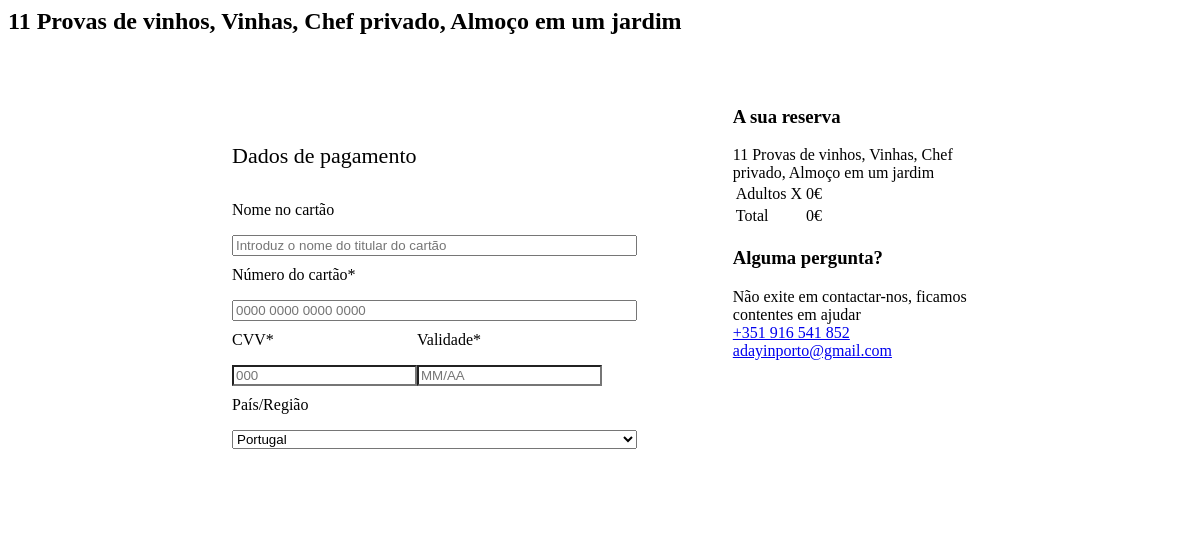
Page /tours/checkout/payment.php?id=2 on the committed database.
### tables this page shows
CREATE TABLE IF NOT EXISTS `tour` (
  `id` int(11) NOT NULL AUTO_INCREMENT,
  `language` int(11) NOT NULL,
  `name` varchar(200) DEFAULT NULL,
  `price_unit` int(11) DEFAULT NULL,
  `departure` varchar(50) DEFAULT NULL,
  `duration` int(11) DEFAULT NULL,
  `ending` time DEFAULT NULL,
  `tour_limit` int(11) DEFAULT NULL,
  `description` text DEFAULT NULL,
  `image` varchar(50) DEFAULT NULL,
  `tour_language` varchar(50) DEFAULT NULL,
  `group_type` varchar(50) DEFAULT NULL,
  PRIMARY KEY (`id`,`language`) USING BTREE,
  KEY `FK_tour_language` (`language`),
  CONSTRAINT `FK_tour_language` FOREIGN KEY (`language`) REFERENCES `language` (`id`) ON DELETE NO ACTION ON UPDATE NO ACTION
);

### tours/checkout/payment.php (the view, shortened to what this page needs)
<?php
if ($_SERVER["REQUEST_METHOD"] == "GET") {
    $id = $_GET['id'];
    $adults = $_GET['adults'];
    $children = $_GET['children'];
} else {
    echo "Erro, pedido inválido";
    exit();
}
$sql = "SELECT * FROM tour WHERE id = '$id' ";
$result = mysqli_query($conn, $sql);
$row = mysqli_fetch_assoc($result);
$totalAdults = $row['price_unit'] * $adults;
$totalChildren = $row['price_unit'] / 2 * $children;
$total = $totalAdults + $totalChildren;
?>
<section class="tour-header">
    <div class="tour-text-box">
        <h1> <?= $row['name'] ?></h1>
    </div>
</section>
<section class="payment-section">
    <div class="payment">
        <div class="payment-title">
            Dados de pagamento
        </div>
        <form method="POST" action="./?p=24">
            <div class="payment-form">
                <div class="card-holder">
                    <p>Nome no cartão</p>
                    <input class="card-holder" type="text" placeholder="Introduz o nome do titular do cartão" name="name">
                </div>
                <div class="card-number">
                    <p>Número do cartão*</p>
                    <input class="card-number" type="text" id="card-number-input" placeholder="0000 0000 0000 0000" name="cardNumber" required>
                </div>
                <div class="validity-cvv">
                    <div>
                        <p>CVV*</p>
                        <input class="card-cvv" type="text" id="cvv-input" placeholder="000" name="cvv" required>
                    </div>
                    <div>
                        <p>Validade*</p>
                        <input class="card-validity" type="text" id="validity-input" placeholder="MM/AA" name="validity" required>
                    </div>
                </div>
                <div>
                    <p>País/Região</p>
                    <select class="card-country" name="cardcountry" required="true">
                        <option value="PT" selected="selected">Portugal</option>
                    </select>
                </div>
                <div style="margin-top:2rem;" id="payment-wrapper">
                    <input type="submit" class="payment-button disabled" id="payment-button" value="Confirmar pagamento">
                </div>
            </div>
        </form>
    </div>
    <div class="side-content">
        <div class="cart-info">
            <h3 class="cart-info-title">A sua reserva</h3>
            <div class="cart-info-tour"><?= $row['name'] ?></div>
            <table>
                <tbody>
                    <tr>
                        <td>Adultos X <?= $adults ?></td>
                        <td><?= $totalAdults ?>€</td>
                    </tr>
                    <tr>
                        <td>Total</td>
                        <td><?= $total ?>€</td>
                    </tr>
                </tbody>
            </table>
        </div>
        <div class="contact-info">
            <h3 class="contact-info-title">Alguma pergunta?</h3>
            <div class="contact-info-text">Não exite em contactar-nos, ficamos contentes em ajudar</div>
            <div class="contact-phone"><i class="contact-icon fa fa-phone"></i><a href="tel:+351 916 541 852">+351 916 541 852</a></div>
            <div class="contact-email"><i class="contact-icon fa fa-envelope"></i><a href="mailto:adayinporto@gmail.com">adayinporto@gmail.com</a></div>
        </div>
    </div>
</section>

### tours/checkout/payment.php (style rules this page uses)
.payment-section { width: 50rem; margin: auto; display: flex; }
.payment { width: 65%; padding: 2rem; margin-top: 3.5rem; }
.payment-form { margin-top: 2rem; }
.side-content { width: 35%; padding: 2rem; }
.payment-form p { margin-top: 10px; }
input, select { margin-block: 0 !important; }
.validity-cvv { display: flex; width: 100%; }
.card-holder { width: calc(100% - 1rem); }
.card-number { width: calc(100% - 1rem); }
.card-validity { border-top-left-radius: 0px; border-bottom-left-radius: 0px; }
.card-cvv { border-top-right-radius: 0px; border-bottom-right-radius: 0px; }
.card-country { width: calc(100% - 2rem); }
form { width: 100%; }
.payment-button { width: calc(100% - 2rem); text-align: center; padding: 0.5rem 1rem; background: var(--contrast-color); box-shadow: 0 0 0 1px var(--light-text-reverse-color); border-radius: 15px; margin-block: 1rem; color: white; cursor: pointer; border: none; font-size: 15px; font-weight: 400; }
.payment-button.disabled { opacity: 0.5; pointer-events: none; }
tr:last-child { border-bottom: none; }
tr { border-bottom: 1px solid var(--light-text-reverse-color); }
.payment-title { font-size: 1.375rem; font-weight: 500; }
.contact-info, .cart-info { width: 100% !important; }
.cart-info { margin-bottom: 1rem; }

### rows in the picture
tour: name "11 Provas de vinhos, Vinhas, Chef privado, Almoço em um jardim", price_unit "0"
